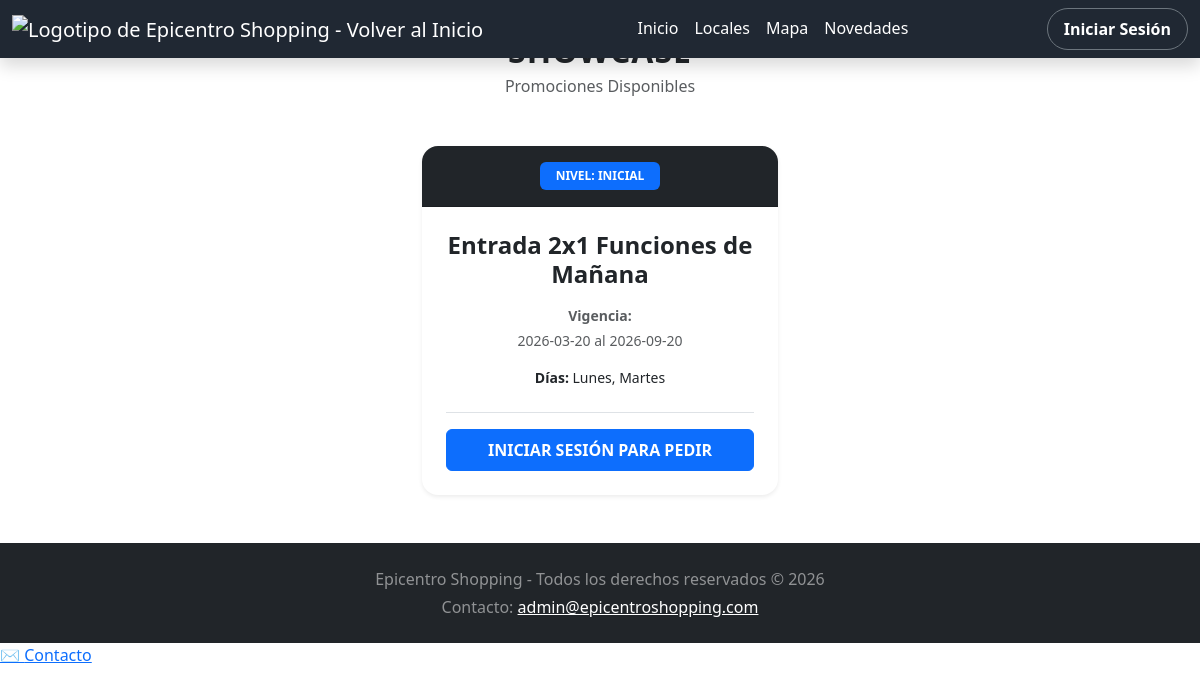
Page /index.php?vista=promociones&local_id=21 on the committed database.
### tables this page shows
CREATE TABLE `promociones` (
  `id` int(11) NOT NULL,
  `local_id` int(11) DEFAULT NULL,
  `textoPromo` varchar(200) NOT NULL,
  `fecha_inicio` date NOT NULL,
  `fecha_fin` date NOT NULL,
  `diasSemana` varchar(70) NOT NULL,
  `categoriaCliente` enum('Inicial','Medium','Premium') NOT NULL,
  `estadoPromo` set('Pendiente','Aprobada','Denegada') NOT NULL
);

### private/logic/queries/promociones.queries.php (called while the page is built, shortened)
<?php
function get_promociones_by_local(int $local_id, int $limit, int $offset): array
{
    $conn = getDB();
    $stmt = $conn->prepare("
        SELECT id AS promo_id, textoPromo, fecha_inicio, fecha_fin, diasSemana, local_id, categoriaCliente
        FROM promociones
        WHERE estadoPromo = 'Aprobada'
          AND CURRENT_DATE() BETWEEN fecha_inicio AND fecha_fin
          AND local_id = ?
        LIMIT ? OFFSET ?
    ");
    $stmt->bind_param("iii", $local_id, $limit, $offset);
    $stmt->execute();
    $result = $stmt->get_result();
    $promos = $result->fetch_all(MYSQLI_ASSOC);
    return $promos;
}

### private/logic/promociones.read.php (called while the page is built, shortened)
<?php
require_once __DIR__ . '/queries/promociones.queries.php';
switch ($vista) {
    case 'promociones':
        $local_id = (int)($_GET['local_id'] ?? 0);
        $limit = 6;
        $page = max(1, (int)($_GET['page'] ?? 1));
        $offset = ($page - 1) * $limit;
        $promos = get_promociones_by_local($local_id, $limit, $offset) ?? [];
        break;
}

### public/client/promociones.php (the view, shortened to what this page needs)
<?php
$tipoUsuario = $_SESSION['user_tipo'] ?? 'Visitante';
?>
<!DOCTYPE html>
<html lang="es">
<head>
  <link rel="stylesheet" href="https://cdn.jsdelivr.net/npm/bootstrap@5.3.3/dist/css/bootstrap.min.css">
  <link rel="stylesheet" href="public/css/footer.css">
  <link rel="stylesheet" href="public/css/header.css">
  <link rel="stylesheet" href="public/css/styles_fondo_and_titles.css">
  <link rel="stylesheet" href="public/css/tarjetas.css">
  <link rel="stylesheet" href="public/css/back_button.css">
  <link rel="stylesheet" href="public/css/fix_header.css">
  <link rel="stylesheet" href="public/css/wrapper.css">
</head>
<body>
  <div class="wrapper">
    <?php include __DIR__ . '/../../includes/header.php'; ?>
    <main class="container py-4">
      <div class="row align-items-center mb-5 mt-2">
        <div class="col-8 col-md-10">
          <h2 class="text-center m-0 fw-bold text-uppercase" style="letter-spacing: 1px;">
          </h2>
          <p class="text-center text-muted m-0 mt-1">Promociones Disponibles</p>
        </div>
      </div>
      <div class="row g-4 mb-4 justify-content-center">
        <?php if (!empty($promos)): ?>
          <?php foreach ($promos as $row): ?>
            <div class="col-12 col-md-6 col-lg-4 d-flex">
              <div class="card w-100 shadow-sm border-0 rounded-4 overflow-hidden h-100">
                <div class="card-header bg-dark text-white text-center py-3">
                  <span class="badge bg-primary px-3 py-2 text-uppercase">
                    Nivel: <?php echo htmlspecialchars($row["categoriaCliente"]); ?>
                  </span>
                </div>
                <div class="card-body d-flex flex-column text-center p-4">
                  <h4 class="fw-bold mb-3"><?php echo htmlspecialchars($row["textoPromo"]); ?></h4>
                  <div class="mb-3 small text-muted">
                    <div class="mb-1"><strong>Vigencia:</strong></div>
                    <div><?php echo htmlspecialchars($row["fecha_inicio"]); ?> al <?php echo htmlspecialchars($row["fecha_fin"]); ?></div>
                  </div>
                  <div class="mb-4 small">
                    <strong>Días:</strong> <?php echo htmlspecialchars(str_replace(',', ', ', $row["diasSemana"])); ?>
                  </div>
                  <div class="mt-auto pt-3 border-top">
                    <?php
                    if ($tipoUsuario === 'Visitante') {
                      echo "<a href='index.php?vista=login' class='btn btn-primary w-100 fw-bold py-2'>INICIAR SESIÓN PARA PEDIR</a>";
                    } else {
                      echo "<button class='btn btn-outline-secondary w-100 py-2' disabled>VISTA PREVIA</button>";
                    }
                    ?>
                  </div>
                </div>
              </div>
            </div>
          <?php endforeach; ?>
        <?php else: ?>
          <div class="col-12 text-center py-5">
            <h4 class="text-muted">Este local no tiene promociones vigentes por el momento.</h4>
          </div>
        <?php endif; ?>
      </div>
    </main>
    <?php include __DIR__ . '/../../includes/footer.php'; ?>
  </div>
</body>
</html>

### rows in the picture
promociones: categoriaCliente "INICIAL", textoPromo "Entrada 2x1 Funciones de Mañana", fecha_inicio "2026-03-20", fecha_fin "2026-09-20", diasSemana "Lunes, Martes"
